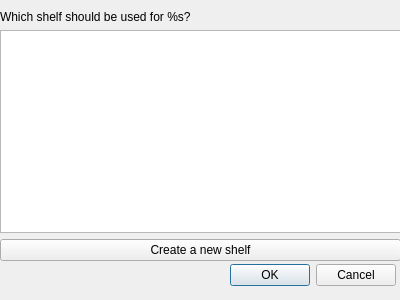
<?xml version="1.0" encoding="UTF-8"?>
<ui version="4.0">
 <class>Dialog</class>
 <widget class="QDialog" name="Dialog">
  <property name="geometry">
   <rect>
    <x>0</x>
    <y>0</y>
    <width>400</width>
    <height>300</height>
   </rect>
  </property>
  <property name="windowTitle">
   <string>Choose a shelf</string>
  </property>
  <widget class="QDialogButtonBox" name="buttonBox">
   <property name="geometry">
    <rect>
     <x>220</x>
     <y>260</y>
     <width>176</width>
     <height>31</height>
    </rect>
   </property>
   <property name="orientation">
    <enum>Qt::Horizontal</enum>
   </property>
   <property name="standardButtons">
    <set>QDialogButtonBox::Cancel|QDialogButtonBox::Ok</set>
   </property>
  </widget>
  <widget class="QWidget" name="widget" native="true">
   <property name="geometry">
    <rect>
     <x>0</x>
     <y>10</y>
     <width>401</width>
     <height>251</height>
    </rect>
   </property>
   <layout class="QVBoxLayout" name="verticalLayout">
    <item>
     <widget class="QLabel" name="label">
      <property name="text">
       <string>Which shelf should be used for %s?</string>
      </property>
     </widget>
    </item>
    <item>
     <widget class="QListView" name="list"/>
    </item>
    <item>
     <widget class="QPushButton" name="new_shelf_button">
      <property name="text">
       <string>Create a new shelf</string>
      </property>
     </widget>
    </item>
   </layout>
  </widget>
 </widget>
 <resources/>
 <connections>
  <connection>
   <sender>buttonBox</sender>
   <signal>accepted()</signal>
   <receiver>Dialog</receiver>
   <slot>accept()</slot>
   <hints>
    <hint type="sourcelabel">
     <x>248</x>
     <y>254</y>
    </hint>
    <hint type="destinationlabel">
     <x>157</x>
     <y>274</y>
    </hint>
   </hints>
  </connection>
  <connection>
   <sender>buttonBox</sender>
   <signal>rejected()</signal>
   <receiver>Dialog</receiver>
   <slot>reject()</slot>
   <hints>
    <hint type="sourcelabel">
     <x>316</x>
     <y>260</y>
    </hint>
    <hint type="destinationlabel">
     <x>286</x>
     <y>274</y>
    </hint>
   </hints>
  </connection>
 </connections>
</ui>
